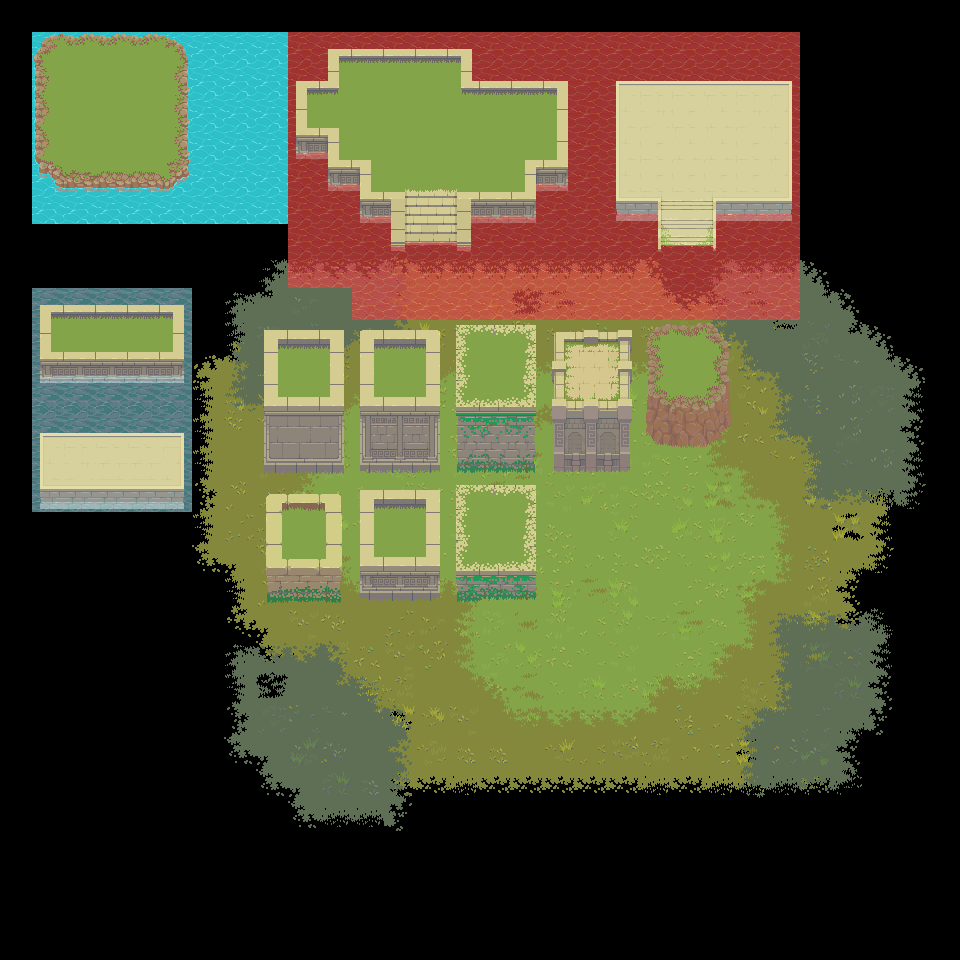

This is a level from a 2D game, rendered from its Tiled map with the project's own tilesets. A one-line summary and the map file follow, with tile-layer data summarised:
An orthogonal 30x30 tile map with 32x32 px tiles, 15 tile layers (terrain0, terrain1, terrain2, terrain4, ...), 1 hidden layer not drawn, 13 tilesets.

<map version="1.5" tiledversion="1.7.2" orientation="orthogonal" renderorder="right-down" width="30" height="30" tilewidth="32" tileheight="32" infinite="0" nextlayerid="33" nextobjectid="1">
 <tileset firstgid="1" source="Terrain - Ancient Ruins.tsx" />
 <tileset firstgid="2210" source="Ancient Ruins-Animated Terrains-16 frames.tsx" />
 <tileset firstgid="4550" source="Ancient Ruins-Animated Terrains-8 frames.tsx" />
 <tileset firstgid="5072" source="Ancient Ruins-Tileset-wall-3.tsx" />
 <tileset firstgid="5200" source="Ancient Ruins-Tileset-wall-1.tsx" />
 <tileset firstgid="5328" source="Ancient Ruins-Tileset-wall-5.tsx" />
 <tileset firstgid="5398" source="Ancient Ruins-Tileset-wall-6.tsx" />
 <tileset firstgid="5468" source="Ancient Ruins-Tileset-wall-7.tsx" />
 <tileset firstgid="5538" source="Ancient Ruins-Tileset-wall-8.tsx" />
 <tileset firstgid="5608" source="Ancient Ruins-Animated Terrains2-16 frames-with transparency.tsx" />
 <tileset firstgid="7948" source="Ancient Ruins-Tileset-wall-2.tsx" />
 <tileset firstgid="8076" source="Ancient Ruins-Tileset-wall-4.tsx" />
 <tileset firstgid="8204" source="Ancient Ruins-Animated Terrains2-16 frames.tsx" />
 <layer id="18" name="terrain0" width="30" height="30">
  <data>[900 cells, 197 non-empty, 108 distinct tile ids]</data>
 </layer>
 <layer id="3" name="terrain1" width="30" height="30">
  <data>[900 cells, 219 non-empty, 88 distinct tile ids]</data>
 </layer>
 <layer id="15" name="terrain2" width="30" height="30">
  <data>[900 cells, 118 non-empty, 55 distinct tile ids]</data>
 </layer>
 <layer id="8" name="terrain3" width="30" height="30" visible="0">
  <data>[900 cells, 107 non-empty, 59 distinct tile ids]</data>
 </layer>
 <layer id="17" name="terrain4" width="30" height="30">
  <data>[900 cells, 0 non-empty, 0 distinct tile ids]</data>
 </layer>
 <layer id="16" name="terrain5" width="30" height="30">
  <data>[900 cells, 0 non-empty, 0 distinct tile ids]</data>
 </layer>
 <layer id="6" name="wall-1" width="30" height="30">
  <data>[900 cells, 15 non-empty, 15 distinct tile ids]</data>
 </layer>
 <layer id="14" name="wall-2" width="30" height="30">
  <data>[900 cells, 15 non-empty, 15 distinct tile ids]</data>
 </layer>
 <layer id="19" name="wall-3" width="30" height="30">
  <data>[900 cells, 15 non-empty, 15 distinct tile ids]</data>
 </layer>
 <layer id="20" name="wall-4" width="30" height="30">
  <data>[900 cells, 15 non-empty, 15 distinct tile ids]</data>
 </layer>
 <layer id="21" name="wall-5" width="30" height="30">
  <data>[900 cells, 12 non-empty, 12 distinct tile ids]</data>
 </layer>
 <layer id="22" name="wall-6" width="30" height="30">
  <data>[900 cells, 12 non-empty, 12 distinct tile ids]</data>
 </layer>
 <layer id="23" name="wall-7" width="30" height="30">
  <data>[900 cells, 12 non-empty, 12 distinct tile ids]</data>
 </layer>
 <layer id="24" name="wall-8" width="30" height="30">
  <data>[900 cells, 12 non-empty, 12 distinct tile ids]</data>
 </layer>
 <layer id="31" name="Animated Tiles1" width="30" height="30">
  <data>[900 cells, 225 non-empty, 74 distinct tile ids]</data>
 </layer>
 <layer id="32" name="Animated Tiles2" width="30" height="30">
  <data>[900 cells, 0 non-empty, 0 distinct tile ids]</data>
 </layer>
</map>
